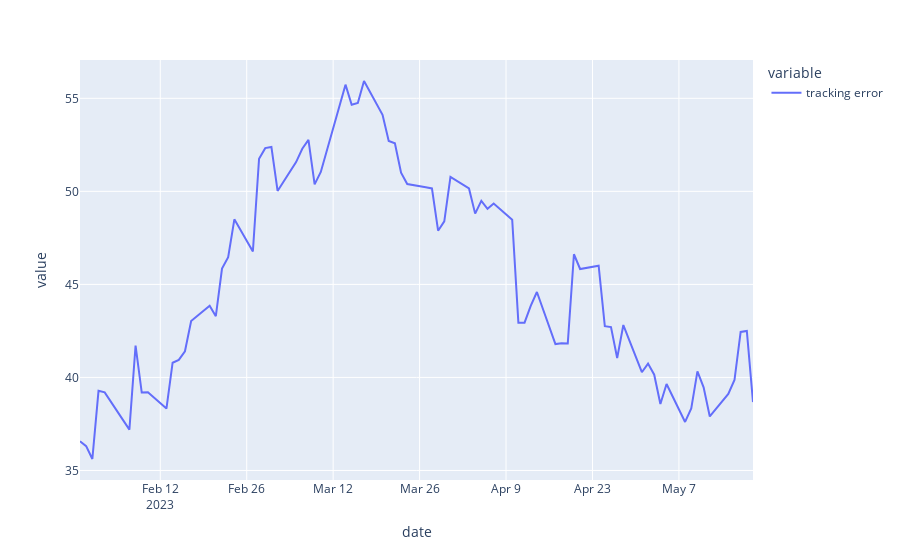

Notebook cell for this chart:
### Code cell
user_te_chart = user_tracking_error_chart(user_tracking_error)
user_te_chart
